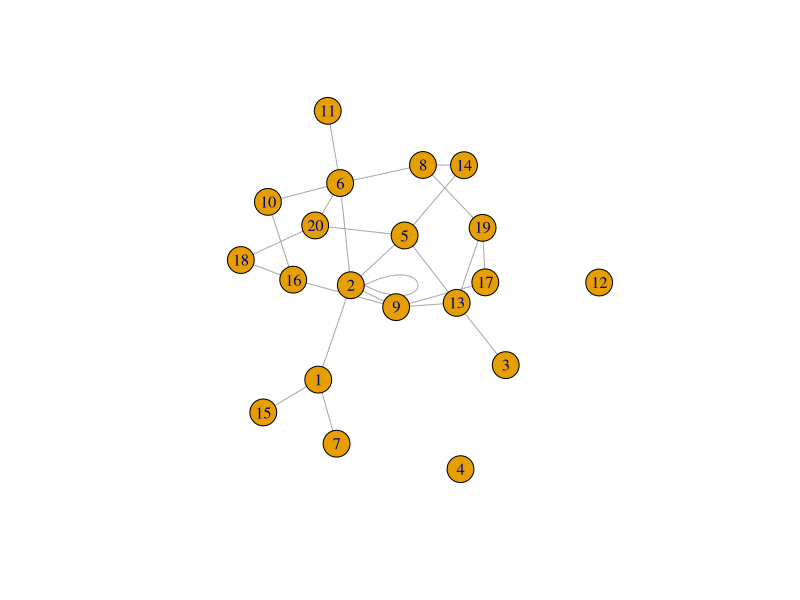
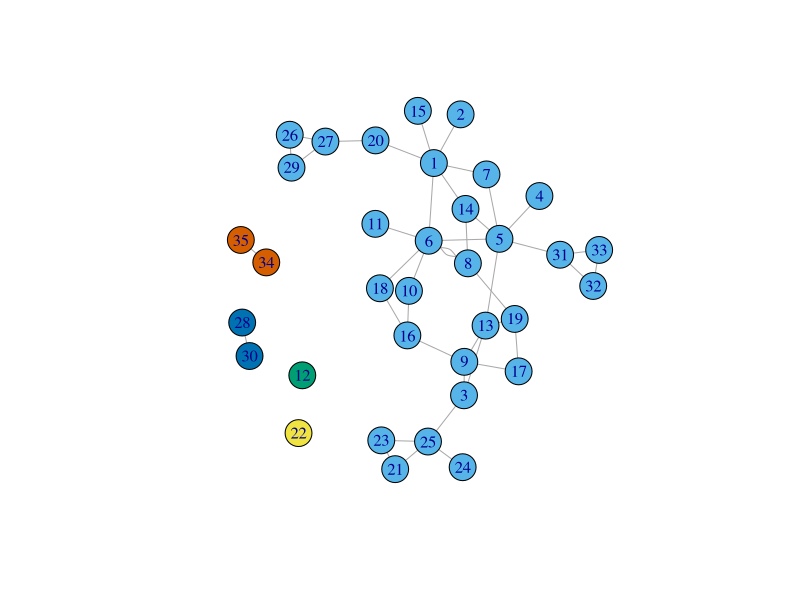
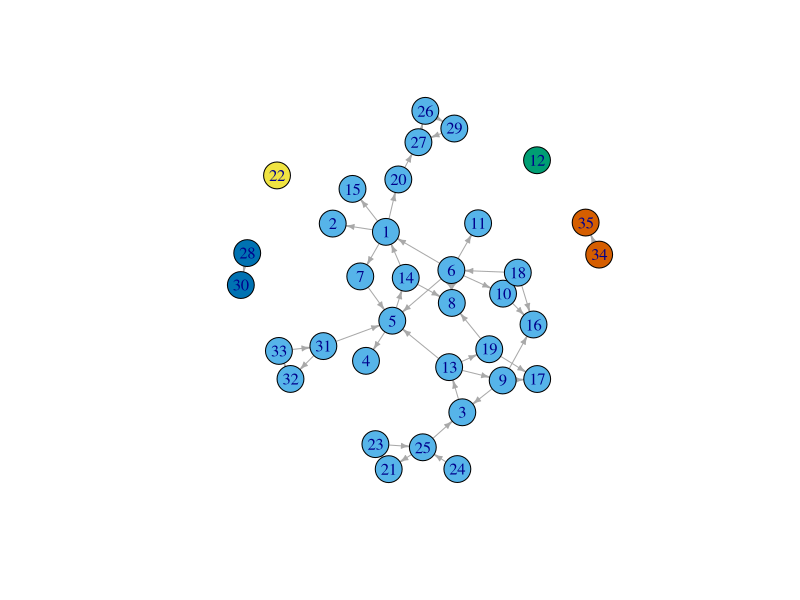
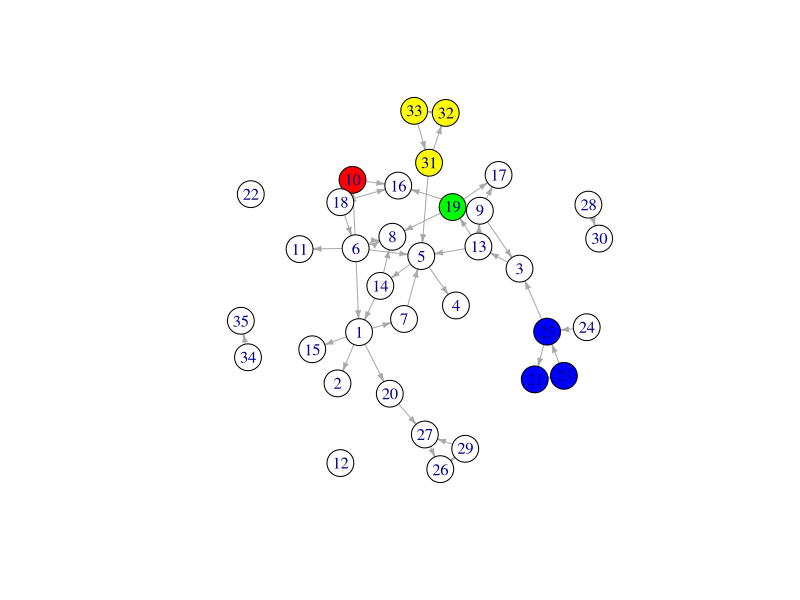
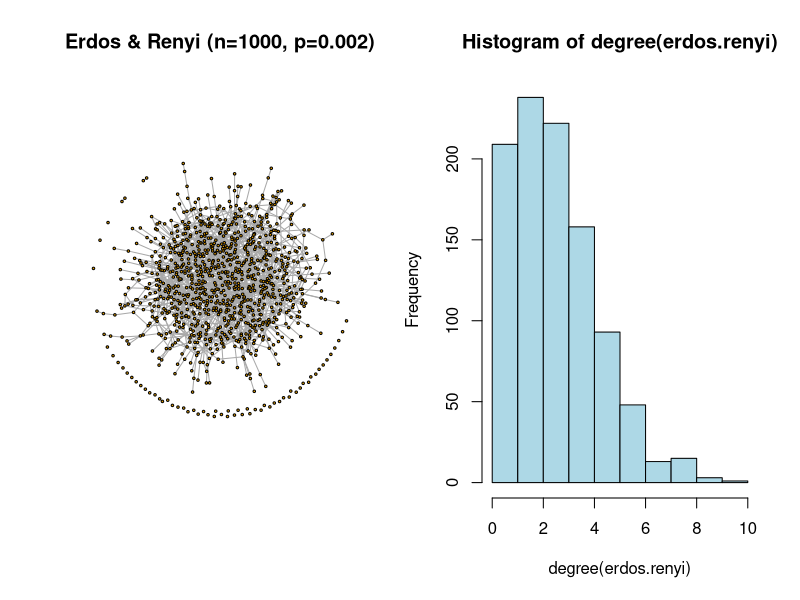
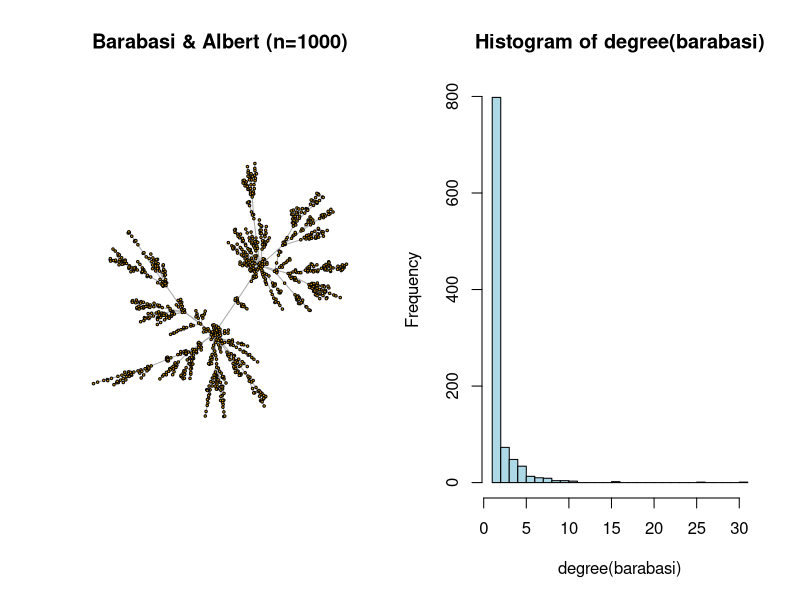

Reproduce these figures in R, in order.
library(igraph)

set.seed(20)
x = sample(1:20, 50, replace=TRUE)
g = graph(x, directed=FALSE)
plot(g)

# remove loops and add small components
x[x==2] = 1:sum(x==2) 
x[x==20] = 1:sum(x==20) + 5
x = c(x, 
      21,23, 25,21, 23,25, 24,25,
      28,30, 26,29, 20,27, 1,20, 
      29,27, 27, 26, 25,3, 31,32,
      32,33, 33,31, 31,5, 34,35,
      14,1)

ug = graph(x, directed=FALSE)
dg = graph(x, directed=TRUE)

pdf("/Users/kokrah/Dropbox/large_scale_networks/figures/ug.pdf")
plot(ug, vertex.color=clusters(ug)$membership+1)
dev.off()

clusters(dg, mode="weak")
pdf("/Users/kokrah/Dropbox/large_scale_networks/figures/weak_dg.pdf")
plot(dg, edge.arrow.size=0.4, 
     vertex.color=clusters(dg, mode="weak")$membership+1)
dev.off()

clusters(dg, mode="strong")
pdf("/Users/kokrah/Dropbox/large_scale_networks/figures/strong_dg.pdf")
plot(dg, edge.arrow.size=0.4, 
     vertex.color=ifelse(clusters(dg, mode="strong")$membership==8, "blue",
                         ifelse(clusters(dg, mode="strong")$membership==13, "red",
                                ifelse(clusters(dg, mode="strong")$membership==15, "green",
                                       ifelse(clusters(dg, mode="strong")$membership==3, "yellow",
                                              "white")))))
dev.off()

pdf("/Users/kokrah/Dropbox/large_scale_networks/figures/erdos_renyi.pdf",
    height=8, width=12)
par(mfrow=c(1,2))
erdos.renyi = erdos.renyi.game(1000, .003)
clusters(erdos.renyi)
plot(erdos.renyi, vertex.size=2, vertex.label=NA, layout=layout.fruchterman.reingold,
     main="Erdos & Renyi (n=1000, p=0.002)")
hist(degree(erdos.renyi), col="light blue")
dev.off()


pdf("/Users/kokrah/Dropbox/large_scale_networks/figures/barabasi.pdf",
    height=8, width=12)
par(mfrow=c(1,2))
barabasi = barabasi.game(1000, directed=FALSE)
clusters(barabasi)
plot(barabasi, vertex.size=2, vertex.label=NA, layout=layout.fruchterman.reingold,
     main="Barabasi & Albert (n=1000)")
hist(degree(barabasi), breaks=30, col="light blue")
dev.off()
